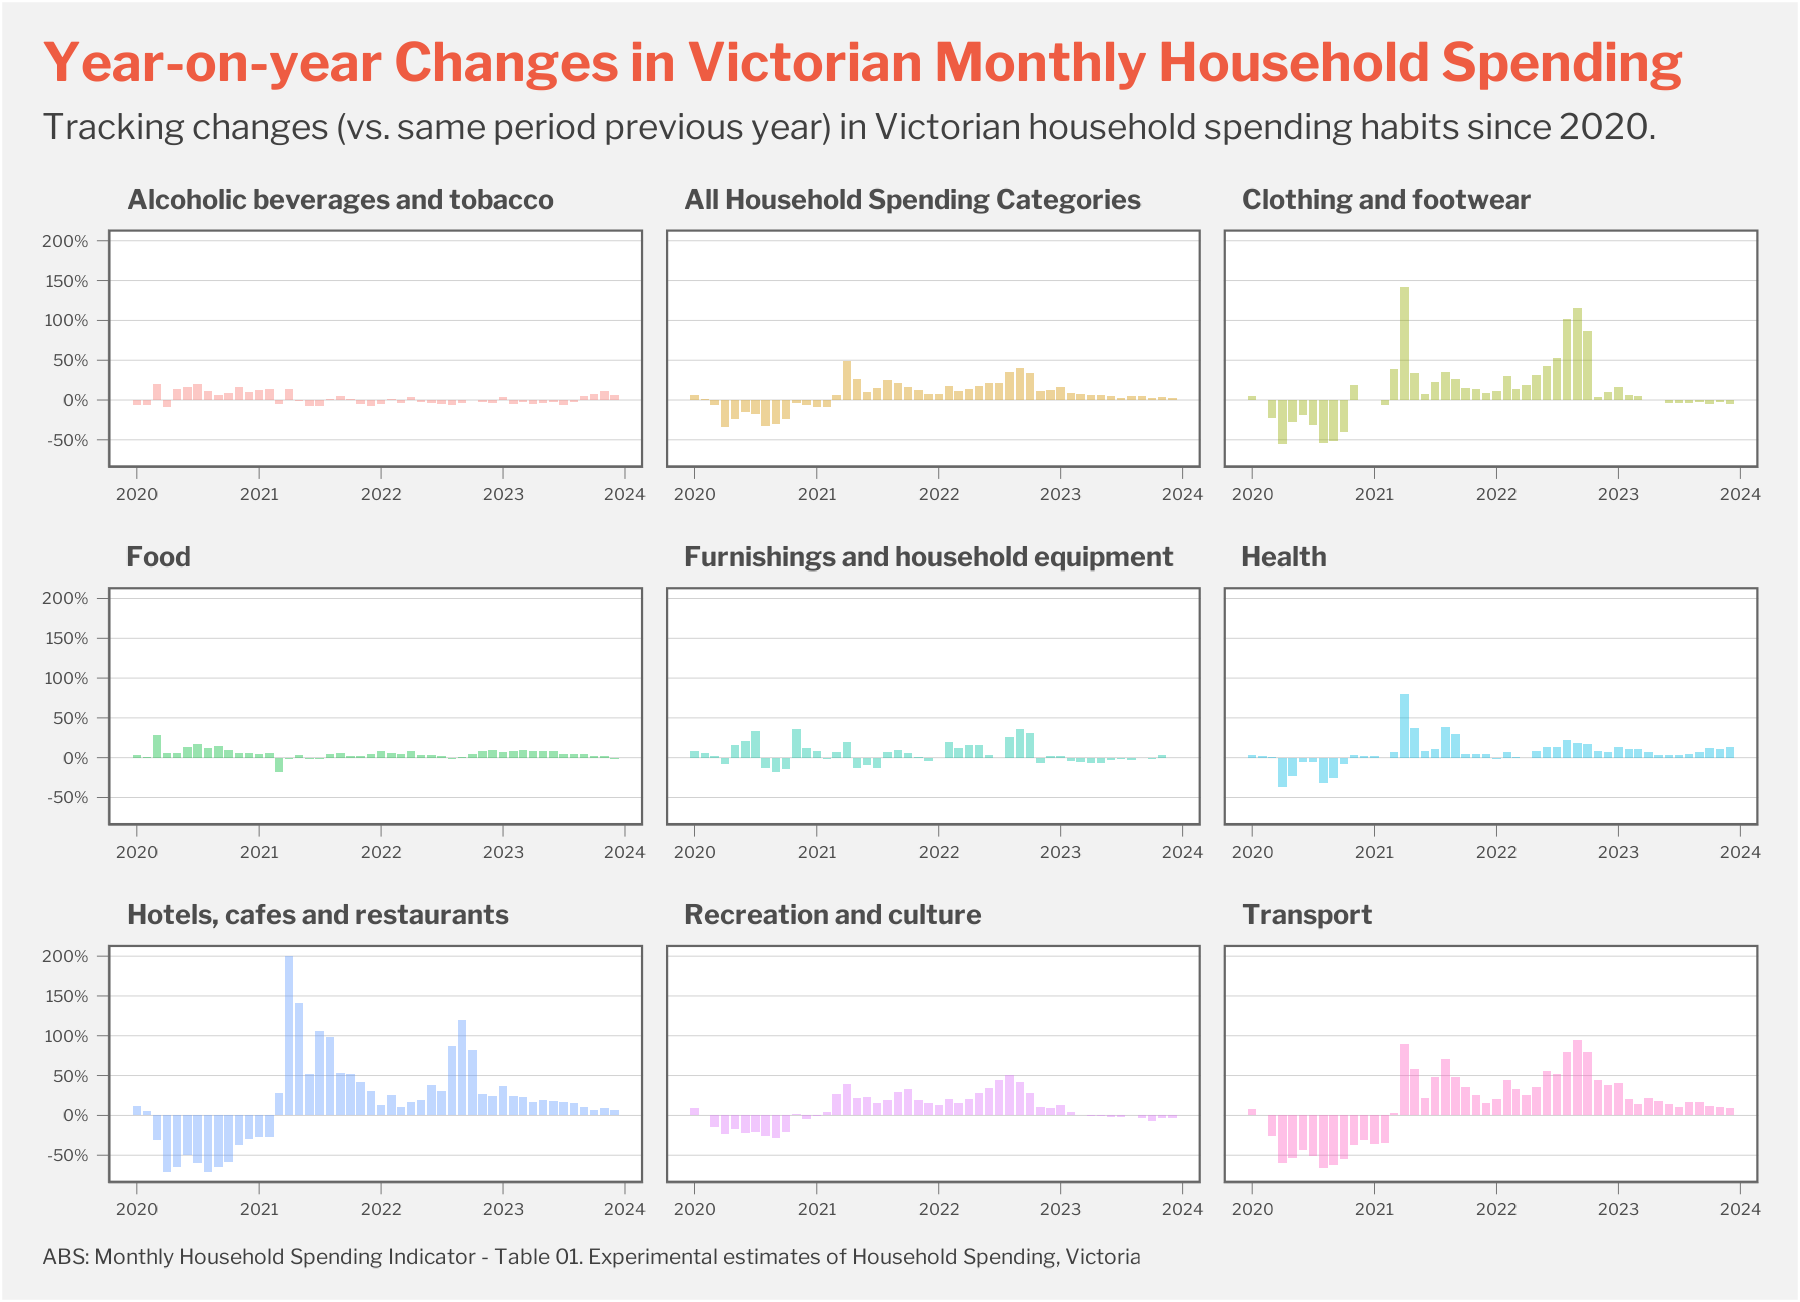

The R source for this figure:
# https://www.abs.gov.au/statistics/economy/finance/monthly-household-spending-indicator/jan-2024

library(tidyverse)
library(readxl)
library(snakecase)
library(showtext)
library(RColorBrewer)

font_add_google("Libre Franklin", "franklin")
showtext_auto()


df1 <- read_excel("5682001_Victoria - Table 01. Experimental estimates of Household Spending, Australia.xlsx",
                  sheet = "Data1",
                  range = "A1:I70",
                  col_names = TRUE)

df2 <- read_excel("5682001_Victoria - Table 01. Experimental estimates of Household Spending, Australia.xlsx",
                  sheet = "Data1",
                  range = "O1:O70",
                  col_names = TRUE)

hh_spending <- bind_cols(df1, df2)


extract_colname <- function(col_name) {
  match <- str_match(col_name, ";\\s*([^;]+)\\s*;")[, 2] # Match ; + whitespace + text + whitespace + ;
  return(str_trim(match)) # Trim whitespace
}


hh_spending <- hh_spending |> 
  filter(!row_number() %in% 1:9) |>
  mutate(
    Date = as.Date(as.numeric(Date), origin = "1899-12-30"),
    across(where(is.character), as.numeric)
  ) |> 
  rename_with(extract_colname, .cols = -1) |>
  rename("All Household Spending Categories" = "Total (Household Spending Categories)") |> 
  mutate(across(where(is.numeric), ~ (.x / lag(.x, 12))-1)) |> 
  drop_na() |> 
  pivot_longer(
    cols = c(2:10), 
    names_to = "category",
    values_to = "py_change"
  )

names(hh_spending) <- to_snake_case(names(hh_spending))


hh_spending |> 
  ggplot() + 
  geom_col(aes(x = date, y = py_change, group = category, fill = category),
           color = "grey30", size = 0, alpha = 0.4, show.legend = FALSE) +
  scale_x_date(breaks = seq(as.Date("2019-01-01"),as.Date("2024-01-01"), by = "1 year"),
               labels = scales::date_format("%Y")) +
  scale_y_continuous(labels = scales::percent,
                     breaks = seq(-1,2.15, by = 0.5)) +
  facet_wrap(~category, scales = "free_x") +
  theme_classic() +
  labs(
    title = "Year-on-year Changes in Victorian Monthly Household Spending",
    subtitle = "Tracking changes (vs. same period previous year) in Victorian household spending habits since 2020.",
    caption = "ABS: Monthly Household Spending Indicator - Table 01. Experimental estimates of Household Spending, Victoria"
  ) +
  theme(
    text = element_text(family = "franklin"),
    plot.title = element_text(colour = "tomato2", size = 40, face = "bold"),
    plot.title.position = "plot",
    plot.subtitle = element_text(colour = "grey25", size = 26, lineheight = 0.35),
    plot.caption = element_text(colour = "grey25", size = 16, hjust = 0, vjust = -1, lineheight = 0.35),
    plot.caption.position = "plot",
    plot.margin = margin(t = 10, r = 10, b = 10, l = 10),
    plot.background = element_rect(fill = "grey95"),
    strip.text = element_text(colour = "grey30", size = 20.5, face= "bold", hjust = 0),
    strip.background.x = element_blank(),
    panel.grid.major.y = element_line(colour = "grey80", linewidth = 0.1),
    panel.border = element_rect(colour = "grey40", fill = NA, size = 0.5),
    axis.title = element_blank(),
    axis.text.x = element_text(size = 12),
    axis.text.y = element_text(size = 12),
    axis.line = element_line(colour = "grey40", size = 0.1),
    axis.ticks = element_line(colour = "grey40", size = 0.1),
    legend.text = element_text(colour = "grey25", size = 16, face = "bold", family = "franklin"),
    legend.key.height = unit(9, "pt"),
    legend.position = "inside", 
    legend.position.inside = c(0.915, 1.03),
    legend.background = element_blank()
  )

ggsave("Household Spending - Victoria (Year-on-year).png", width = 6, heigh = 4.34)
